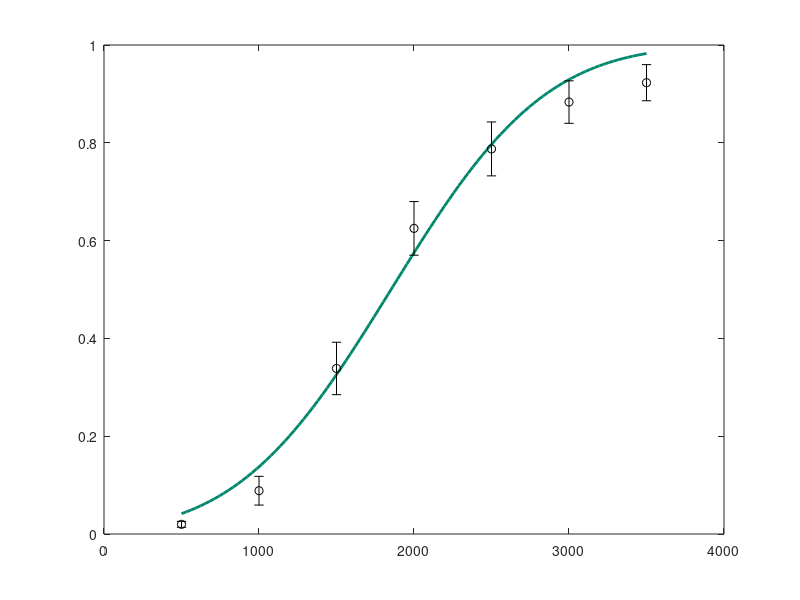

Here is the MATLAB script that generated this plot: (Note: this script raises an error after producing the figure.)
x = 500:500:3500;
y_all = [
    0.0375	0.35	0.7125	0.9125	0.95	0.975	0.9875;
    0.0125	0.05	0.175	0.425	0.6125	0.8625	0.95;
    0	0.05	0.2625	0.4875	0.7375	0.875	0.9375;
    0.0625	0.1625	0.3875	0.775	0.8625	0.85	0.9125;
    0.05	0.075	0.1375	0.25	0.3	0.4375	0.525;
    0.025	0.0625	0.4	0.5375	0.725	0.8625	0.95;
    0.025	0.0375	0.275	0.6125	0.825	0.8875	0.95;
    0	0	0.0625	0.675	0.95	0.9875	1;
    0.0125	0	0.4875	0.85	1	1	1;
    0.0125	0.2	0.525	0.6625	0.8875	0.9375	0.9625;
    0	0.05	0.425	0.775	0.875	0.9625	0.95;
    0	0.025	0.2125	0.5375	0.725	0.9625	0.95;
];

y_mean = mean(y_all, 1);  
y_std = std(y_all, 0, 1); 
y_se = y_std / sqrt(size(y_all, 1)); 

modelFun = @(p, x) normcdf(x, p(1), p(2));
startingVals = [2000, 500]; 
coefEsts = nlinfit(x, y_mean, modelFun, startingVals); 


xgrid = linspace(min(x), max(x), 100);
figure;
plot(xgrid, modelFun(coefEsts, xgrid), 'Color', [0 135 108]/255, 'LineWidth', 2); 
hold on;
errorbar(x, y_mean, y_se, 'ko', 'LineWidth', 1.5, 'CapSize', 10); 
xlabel('Probe time interval (ms)');
ylabel('P(“Longer” responses)');

find_x_at_y_half = @(x) modelFun(coefEsts, x) - 0.5;
x_at_y_half = fzero(find_x_at_y_half, mean(x)); 

y_at_x_half = 0.5;
plot([0, x_at_y_half], [y_at_x_half, y_at_x_half], '--', 'Color', [0.5 0.5 0.5], 'LineWidth', 1);

plot(x_at_y_half, 0.5, 'ko', 'MarkerFaceColor', 'k', 'MarkerSize', 5); 

plot([x_at_y_half, x_at_y_half], [0, 0.5], 'k--', 'LineWidth', 1); 


xlim([0, 4000]);

box off